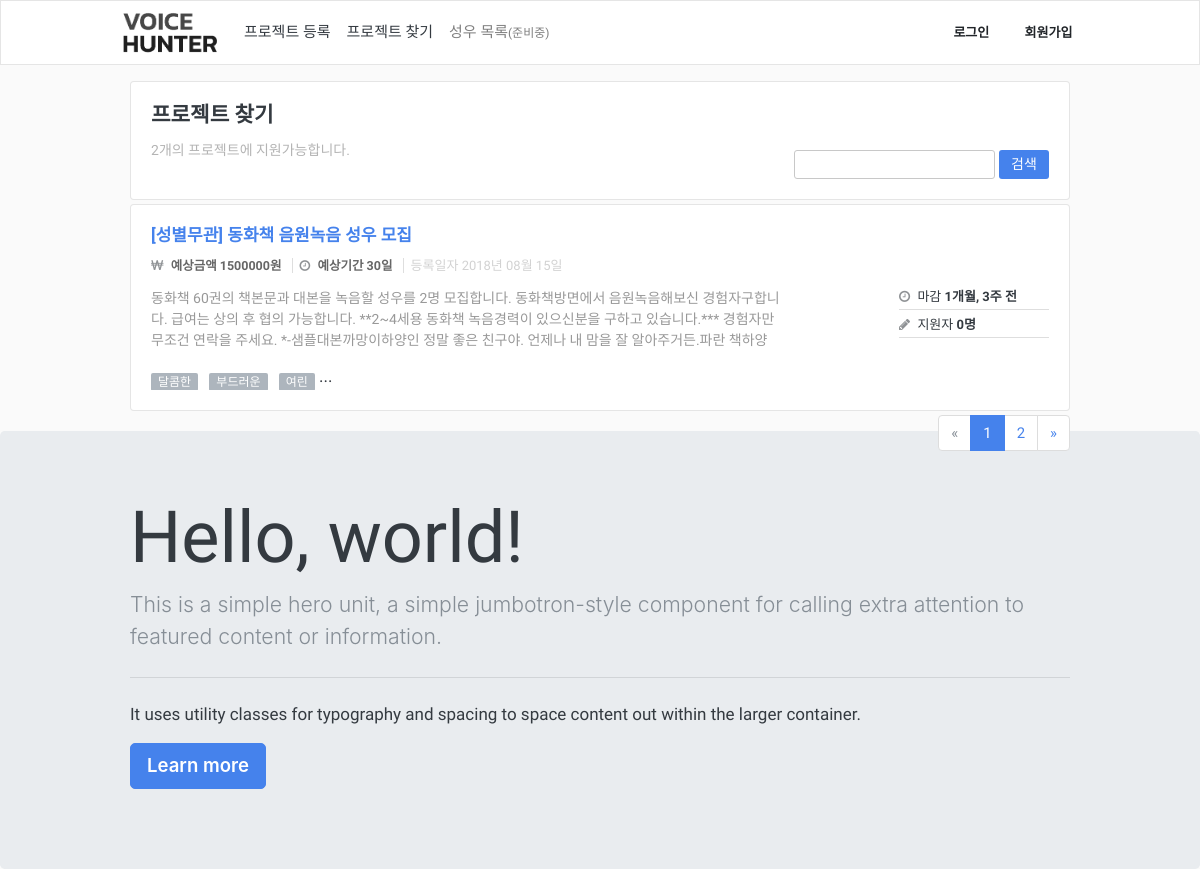
Screenshot of /1/projects with the database file from the repository.
### App/models.py (models this page shows, shortened)
class Project(models.Model):
    class Meta:
        verbose_name_plural = "   프로젝트 테이블"
        ordering = ["-id"]
    TYPE_CHOICES = (
        ('pro', '프로'),
        ('under', '언더'),
        ('both', '상관없음')
    )
    GENDER_CHOICES = (
        ('male', '남자'),
        ('female', '여자'),
        ('both', '성별무관')
    )
    user = models.ForeignKey(User, on_delete=models.CASCADE, verbose_name='유저')
    title = models.CharField(max_length=100, verbose_name='프로젝트 명')
    type = models.CharField(max_length=10, choices=TYPE_CHOICES, verbose_name='성우타입')
    gender = models.CharField(max_length=10, choices=GENDER_CHOICES, verbose_name='성별')
    cost = models.PositiveIntegerField(verbose_name='예상금액')
    period = models.PositiveIntegerField(verbose_name='예상기간')
    deadline = models.DateField(verbose_name='마감기간')
    contant = models.TextField(verbose_name='프로젝트 내용')
    start_at = models.DateField(verbose_name='예상 시작일')
    gugun = models.ForeignKey(Gugun, on_delete=models.CASCADE, verbose_name='위치')
    created_at = models.DateTimeField(auto_now_add=True, verbose_name='등록일자')

class ProjectTag(models.Model):
    class Meta:
        verbose_name_plural = "  프로젝트별 태그 테이블"
        unique_together = ("project", "tag")
    project = models.ForeignKey(Project, on_delete=models.CASCADE, verbose_name='프로젝트')
    tag = models.ForeignKey(Tag, on_delete=models.CASCADE, verbose_name='태그')

class Tag(models.Model):
    class Meta:
        verbose_name_plural = "  태그 테이블"
    name = models.CharField(max_length=20, verbose_name='태그명')
    def __str__(self):
        return str(self.name)

### App/views.py (the view)
# urls.py: path('/projects', ProjectListPage, name='projects'),
def ProjectListPage(request, lang='ko'):
    translation.activate(lang)
    search = request.GET.get('q')
    page = request.GET.get('page')
    if search == None:
        search = ""
    if page == None:
        page = 1
    projects = Project.objects.all()
    item_list = []
    for project in projects:
        dict = {}
        dict['project'] = project
        dict['apply'] = len(ProjectApply.objects.filter(project=project))
        dict['tags'] = ProjectTag.objects.filter(project=project)[:6]
        item_list.append(dict)
    paginator = Paginator(item_list, 1)
    contacts = paginator.get_page(page)
    return render(request, 'ProjectList/ProjectListPage.html', {
        'lang': lang,
        'search': search,
        'page': page,
        'items': contacts,
        'projects_len':len(projects),
    })

### templates/ProjectList/ProjectListPage.html
{% extends "Base/Base.html" %}
{% load static %}
{% block content %}
<link rel="stylesheet" type="text/css" href="{% static 'ProjectList/css/style.css' %}">
<div class="container">
	{% include './Search.html' %}
	{% include './ProjectList.html' %}
	{% include './Pagenation.html' %}
</div>
</div>
{% endblock%}

### templates/ProjectList/ProjectList.html (shortened to what this page needs)
{% load humanize %}
<div class="row mt-0">
	{% for item in items %}
	<div class="col-12">
		<div class="card item bg-light mb-1">
		  <div class="card-body">
		    <h6 class="card-title text-primary">
		    	<a href="{% url 'App:detail-projects' lang=lang pk=item.project.id %}">[{{ item.project.get_gender_display }}] {{ item.project.title }}</a>
			</h6>
		    <h5 class="project-element-list">
		    	<span class="project-element-money" style="padding-right: 7px;">
		    		<i class="fa fa-krw mr-1"></i>
		    		<strong>예상금액 {{ item.project.cost|intcomma }}원</strong>
		    	</span>
		    	<span class="project-element-day project-border" style="padding-left: 7px; padding-right: 7px;">
		    		<i class="fa fa-clock-o mr-1"></i>
		    		<strong>예상기간 {{ item.project.period }}일</strong>
		    	</span>
		    	<span class="project-element-proposal" style="padding-left: 7px;">
		    		등록일자 {{ item.project.created_at|date:"Y년 m월 d일" }}
		    	</span>
		    </h5>
		    <div class="project-unit-desc">
		    	<p class="card-text" style="width: 629px;color: #999;">{{ item.project.contant }}</p>
		    	<div class="outer-info">
		    		<div class="outer-info-upper-data">
		    			<i class="fa fa-clock-o mr-1"></i>
		    			<span>마감 <strong>{{ item.project.deadline|timeuntil}} 전</strong></span>
		    		</div>
		    		<div class="outer-info-under-data">
		    			<i class="fa fa-pencil mr-1"></i>
		    			<span class="">지원자 <strong>{{ item.apply }}명</strong></span>
		    		</div>
		    	</div>
		    </div>
		    <p class="project-skills-tag-viewbox">
		    	{% for tag in item.tags %}
		    		<span class="skills-tag">{{tag.tag}}</span>
		    	{% endfor %}
		    	...
		    </p>
		  </div>
		</div>
	</div>
	{% endfor %}
</div>

### static/Base/css/style.css (style rules this page uses)
body, .navbar-fixed-top, .navbar-fixed-bottom { min-width: 970px; background:rgb(250,250,250); font-family: "Nanum Gothic", "Apple SD Gothic Neo", "맑은 고딕", "Malgun Gothic", AppleGothic, 돋움, Dotum, Helvetica, Arial, sans-serif; }
p { font-family: "Nanum Gothic"; }
.container { width: 970px; max-width: none !important; }
i { color: rgb(143, 146, 149); margin-right: 8px; }

### static/ProjectList/css/style.css (style rules this page uses)
a { text-decoration: none !important; }
.card-title { white-space: nowrap; overflow: hidden; text-overflow: ellipsis; }
.project-element-list { padding-bottom: 15px; color: #666; font-size: 12.5px; margin-top: 0; margin-bottom: 0; }
.project-border { border-left: 1px solid #dedede; border-right: 1px solid #dedede; }
.card-text { width: 629px; color: #999; max-height: 60px; padding-bottom: 0; overflow: hidden; font-size: 14px; float: left; }
.project-skills-tag-viewbox { margin:0; margin-left: -7px; overflow: hidden; }
.skills-tag { vertical-align: bottom; display: inline-block; max-width: 85px; text-overflow: ellipsis; white-space: nowrap; border-radius: 2px; background-color: rgb(173, 181, 189); padding: 0 7px; font-size: 12px; color: rgb(255,255,255); overflow: hidden; margin-left: 7px; margin-bottom: -1px; }
.outer-info { font-size: 13px; line-height: 13px; width: 150px; float: right; height: 60px !important; }
.outer-info .outer-info-upper-data { padding: 2px 0 6px; border-bottom: 1px solid #dedede; }
.outer-info .outer-info-under-data { padding: 8px 0 6px; border-bottom: 1px solid #dedede; }
.project-element-proposal { color:rgb(210,210,210); font-weight: 100; font-size: 13px; }

### rows the page displays
Project: project.gender "성별무관", project "동화책 음원녹음 성우 모집", project.cost "1500000", project.period "30", project.created_at "2018년 08월 15일", project.contant "동화책 60권의 책본문과 대본을 녹음할 성우를 2명 모집합니다. 동화책방면에서 음원녹음해보신 경험자구합니다. 급여는 상의 후 협의 가능합니다. **2~4세용 동화책 녹음경력이 있으신분을 구하고 있습니다.*** 경험자만 무조건 연락을 주세요. *-샘플대본까망이하양인 정말 좋은 친구야. 언제나 내 맘을 잘 알아주거든.파란…", project.deadline "1개월, 3주", apply "0"
ProjectTag: tag "달콤한"
ProjectTag: tag "부드러운"
ProjectTag: tag "여린"

### other values shown
{{ projects_len|intcomma }} "2"
{{ items.number }} "1"
{{ items.next_page_number }} "2"
